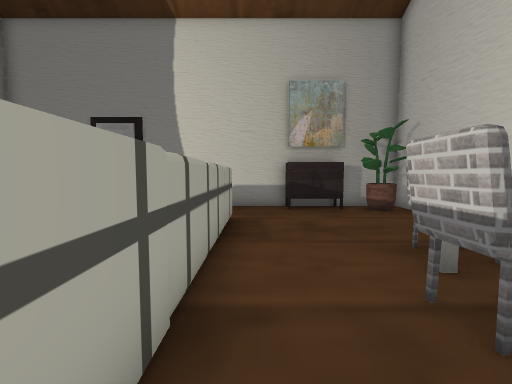
[1] (above)

16 first-person views from a walk through a Unity game level. The camera is 1.3 m above the floor, tilts 4° down and sees 90° across. The floor is counted in squares, 1 m on a side. Each view is taken from the middle of a square. On the plan, view 1 faces up. The plan holds only what a view shows up to about 13 squares ahead; the rest is blank. The place goes on beyond the plan. The player is left out. Some surface patterns are stand-ins.

[2]
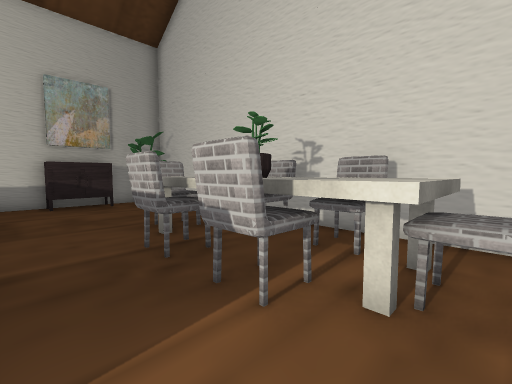

[3]
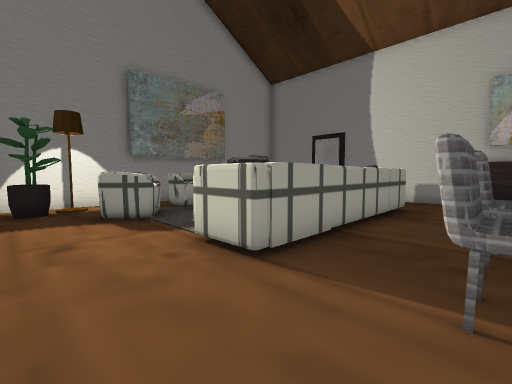

[4]
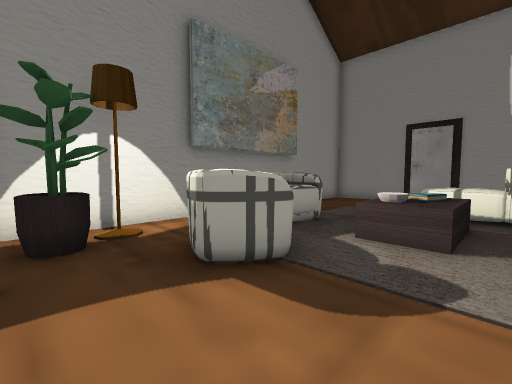

[5]
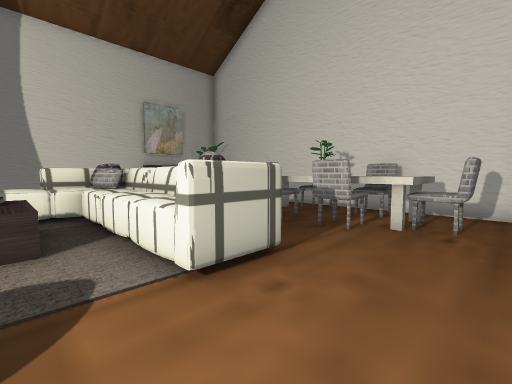

[6]
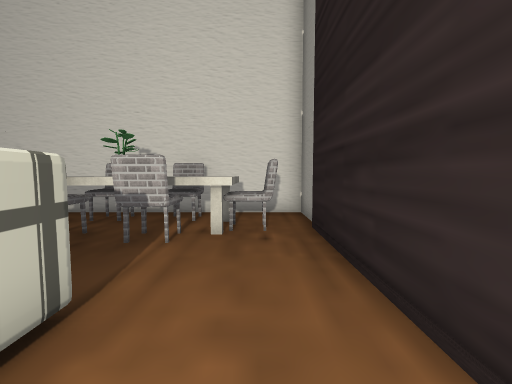

[7]
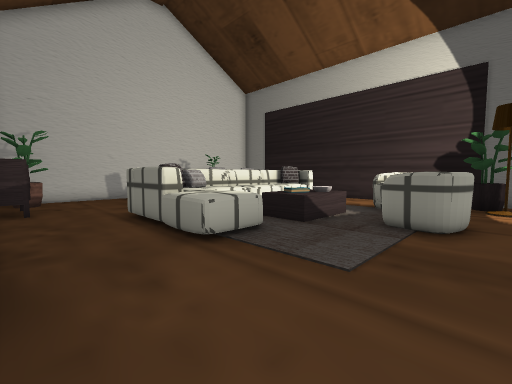

[8]
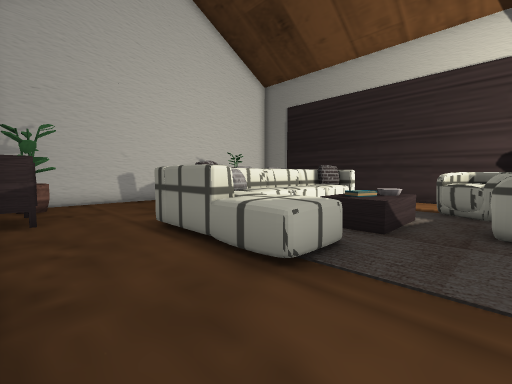

[9]
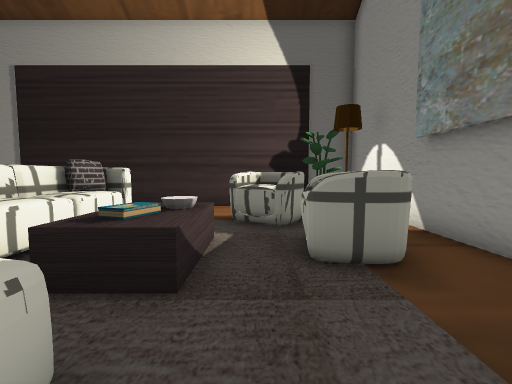

[10]
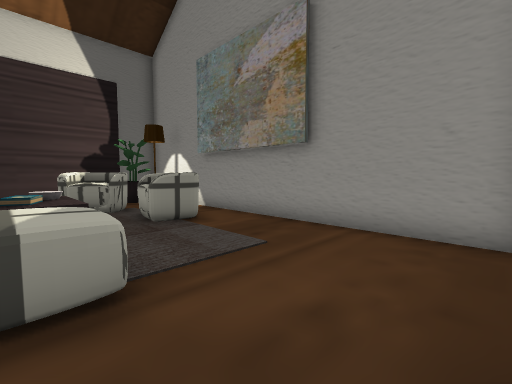

[11]
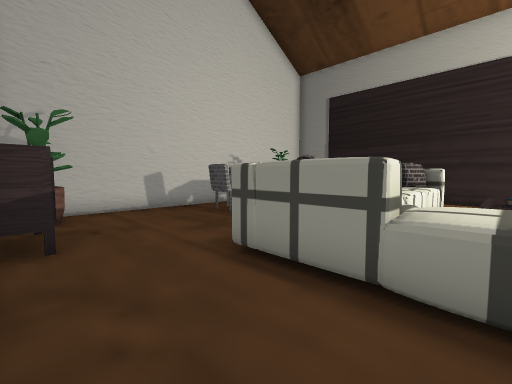

[12]
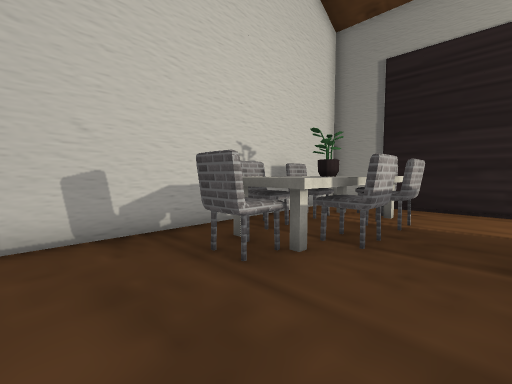

[13]
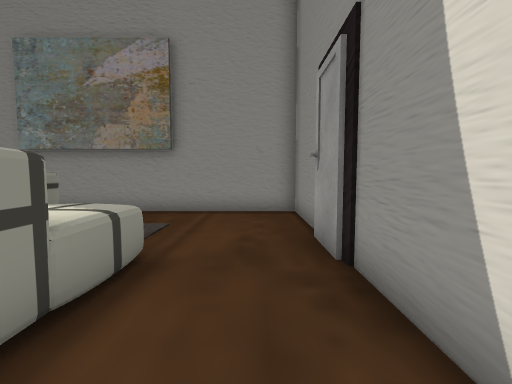

[14]
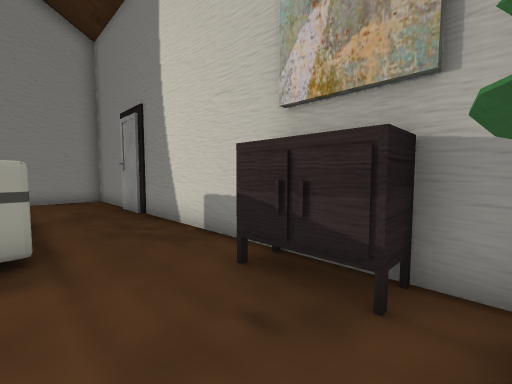

[15]
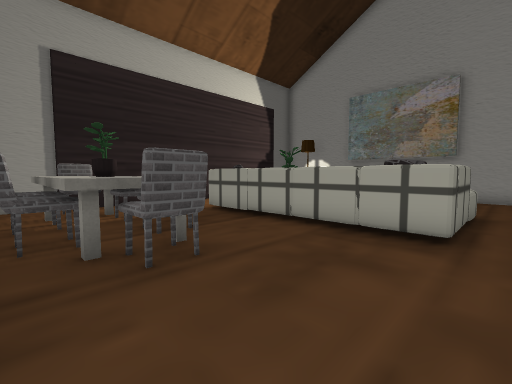

[16]
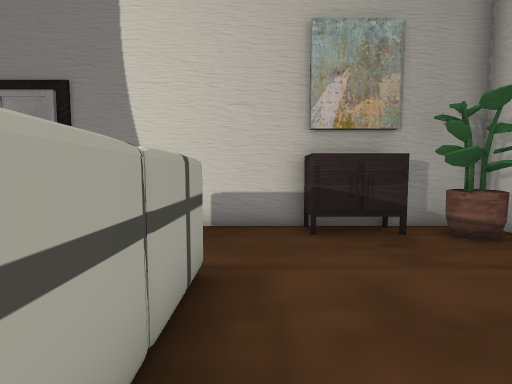

### Floor plan
Key: @ floor where view 1 was taken; # wall or solid block; . floor; = window, fence, low wall or low ledge; ^ raised ledge; T table; P plant; C chair; L lamp; B books; W bowl; O other object.
Columns run from 10 left of view 1 to 6 right of it. Each row starts with its distance up from view 1.
 11 ###############
 10 #...##.....TTT###
  9 #...........TTP^#
  8 #...............#
  7 #....^^OO^......#
  6 #..  OOO^#......#
  5 #..     O^...C..#
  4 #.O  TB O^...CC.#
  3 #.OO WB O^..CTTC#
  2 #.OO WT O^..C CC#
  1 #..OO   O^..CPTC#
  0 #..OOO..#^@.CTCC#
 -1 #L.OO.......TTT.#
 -2 #=P..........CC.#
 -3 #P#.............#
 -4 ###########=#####

Positions as (right, up) in squares from view 1, and headings:
1: (0, 0), facing up
2: (0, -2), facing up-right
3: (2, -3), facing up-left
4: (-3, -3), facing up-left
5: (-4, -3), facing up-right
6: (-3, -2), facing right
7: (-9, 10), facing down-right
8: (-7, 10), facing down-right
9: (-6, 7), facing down
10: (-4, 10), facing down-left
11: (-4, 10), facing down-right
12: (0, 7), facing down-right
13: (-1, 9), facing left
14: (4, 7), facing up-left
15: (5, 8), facing down-left
16: (0, 4), facing up
